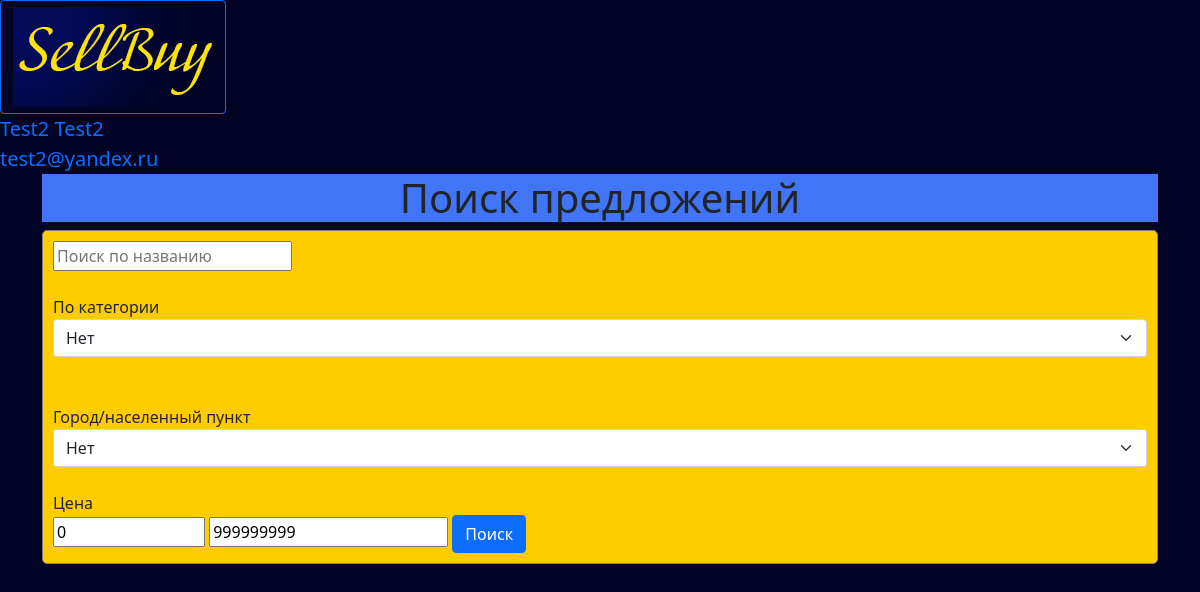
Page /search (signed in) on the committed database.
### data/users.py (models this page shows, shortened)
class User(SqlAlchemyBase, UserMixin):
    __tablename__ = 'users'
    id = sqlalchemy.Column(sqlalchemy.Integer,
                           primary_key=True, autoincrement=True)
    name = sqlalchemy.Column(sqlalchemy.String, nullable=True)
    surname = sqlalchemy.Column(sqlalchemy.String, nullable=True)
    email = sqlalchemy.Column(sqlalchemy.String,
                              index=True, unique=True, nullable=True)
    hashed_password = sqlalchemy.Column(sqlalchemy.String, nullable=True)
    number = sqlalchemy.Column(sqlalchemy.Integer, nullable=True)
    basket = sqlalchemy.Column(sqlalchemy.String, nullable=True)
    offers = orm.relationship("Offers", back_populates='user')

### main.py (the view, shortened to what this page needs)
@app.route('/search', methods=['POST', 'GET'])
def search():
    topics_name = ['животные', 'электроника', 'транспорт', 'еда', 'для дома', 'аксессуары', 'услуги',
                   'запчасти',
                   'одежда', 'недвижимость', 'книги', 'спорт товары']
    if request.method == 'GET':
        db_sess = db_session.create_session()
        places = [str(str(elem)[2:-3]) for elem in set(db_sess.query(Offers.place).filter(Offers.is_sold == 0))]
        return render_template('search.html', title='Поиск предложений', topics_name=topics_name, place_list=places,
                               cplaces=len(places))

### data/db_session.py (called while the page is built)
def create_session() -> Session:
    global __factory
    return __factory()

### main.py (called while the page is built)
@login_manager.user_loader
def load_user(user_id):
    db_sess = db_session.create_session()
    return db_sess.query(User).get(user_id)

### templates/search.html (shortened to what this page needs)
{% extends "base.html" %}
{% block content %}
<h1>Поиск предложений</h1>
<div>
    <form method="post" class="search_form">
        <input type="text" placeholder="Поиск по названию" name="text_area"><br>
        <br>
        По категории
        <select class="form-select" aria-label="Default select example" name="topic">
            <option selected>Нет</option>
        </select><br><br>
        Город/населенный пункт
        <select class="form-select" aria-label="Default select example" name="place">
            <option selected>Нет</option>
        </select><br>
        <label for="tentacles" class="form-label_price">Цена</label><br>
        <input type="number" class="form-range_price" min="0" max="999999998" id="tentacles" name="min_price" placeholder="минимальная цена" value="0"/>
        <input type="number" class="form-range_price" min="min_price.max" max="999999999" id="tentacles" name="max_price" placeholder="максимальная цена" value="999999999"/>
        <button type="submit" class="btn btn-primary">Поиск</button>
    </form>
</div>
{% endblock %}

### templates/base.html (shortened to what this page needs)
<!DOCTYPE html>
<html lang="en">
<head>
    <link rel="stylesheet"
          href="https://cdn.jsdelivr.net/npm/bootstrap@5.0.0-beta1/dist/css/bootstrap.min.css"
>
    <link rel="stylesheet" type="text/css" href='static/css/style.css' />
</head>
<body>
<div class="main_page_button">
    <a class="btn btn-outline-primary" href="/main"><img src="static\img\images/logo3.png" width="200px" height="100px"></a>
</div>
{% if current_user.is_authenticated %}
    <a class="navbar-brand" href="/logout">{{ current_user.name }} {{current_user.surname}}</a> <br>
    <a class="navbar-brand" href="/logout">{{ current_user.email }} </a>
{% else %}
    <p class="register_login_buttons">
        <a class="btn btn-outline-primary" href="/register">Зарегистрироваться</a>
        <a class="btn btn-outline-primary" href="/login">Войти</a>
    </p>
{% endif %}
<main role="main" class="container">
    {% block content %}{% endblock %}
</main>
</body>
</html>

### static/css/style.css (style rules this page uses)
body { background: rgb(1, 4, 36); }
h1 { background: rgb(66, 117, 245); text-align: center; }
form.search_form { background-color: #ffcc00; justify-content: center; border: 1px solid gray; border-radius: 5px; margin-left: auto; margin-right: auto; padding: 10px; }

### rows in the picture
User: name "Test2", surname "Test2", email "test2@yandex.ru"
